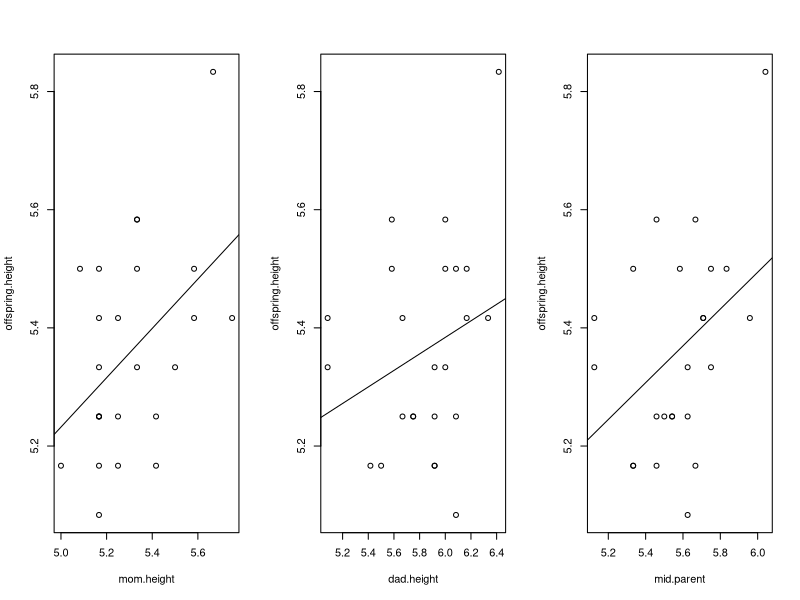
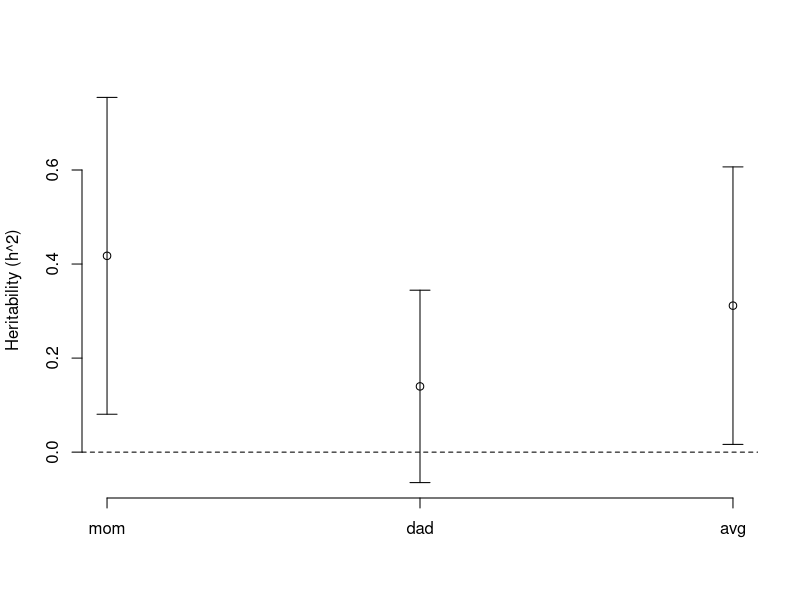
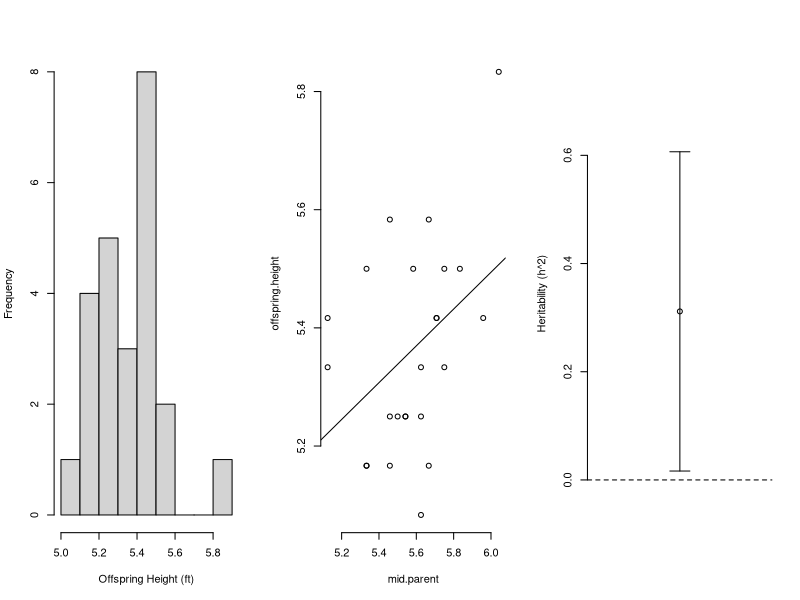

Generate these figures, in order, with R:

dat1 = read.csv('./height_211_2014.csv')
dat1$year = 2014
dat2 = read.csv('./height_211_2015.csv')
dat2$year = 2015
head(dat1)
head(dat2)
dat = rbind(dat1, dat2)

## drop males because only 2 outliers exist
dat = dat[dat$Sex == 'F', ]

mods = vector('list', 3)
h2 = se = rep(NA, 3)

mods[[1]] = lm(offspring.height ~ mom.height, data=dat)
mods[[2]] = lm(offspring.height ~ dad.height, data=dat)
mods[[3]] = lm(offspring.height ~ mid.parent, data=dat)

for(i in 1:3) {
    h2[i] = coef(mods[[i]])[2]
    se[i] = summary(mods[[i]])$coef[2,2]
}

par(mfrow=c(1,3))
plot(offspring.height ~ mom.height, data=dat)
abline(mods[[1]])
plot(offspring.height ~ dad.height, data=dat)
abline(mods[[2]])
plot(offspring.height ~ mid.parent, data=dat)
abline(mods[[3]])

ymin = min(h2 - 1.96 * se)
ymax = max(h2 + 1.96 * se)

par(mfrow=c(1,1))
plot(1:3, h2, ylim=c(ymin, ymax), frame.plot=F, axes=F,
     xlab='', ylab='Heritability (h^2)')
arrows(1:3, h2 - 1.96 * se,
       1:3, h2 + 1.96 * se, code=3, angle=90, length=.1 )
abline(h=0, lty=2)
axis(side=1, at = 1:3, labels = c('mom', 'dad', 'avg'))
axis(side=2)

par(mfrow=c(1,3))
hist(dat$offspring.height, main='', xlab='Offspring Height (ft)')
plot(offspring.height ~ mid.parent, data=dat, frame.plot=F)
abline(mods[[3]])
plot(1, h2[3], ylim=c(ymin, ymax), frame.plot=F, axes=F,
     xlab='', ylab='Heritability (h^2)')
arrows(1, h2[3] - 1.96 * se[3],
       1, h2[3] + 1.96 * se[3], code=3, angle=90, length=.1 )
abline(h=0, lty=2)
axis(side=2)
